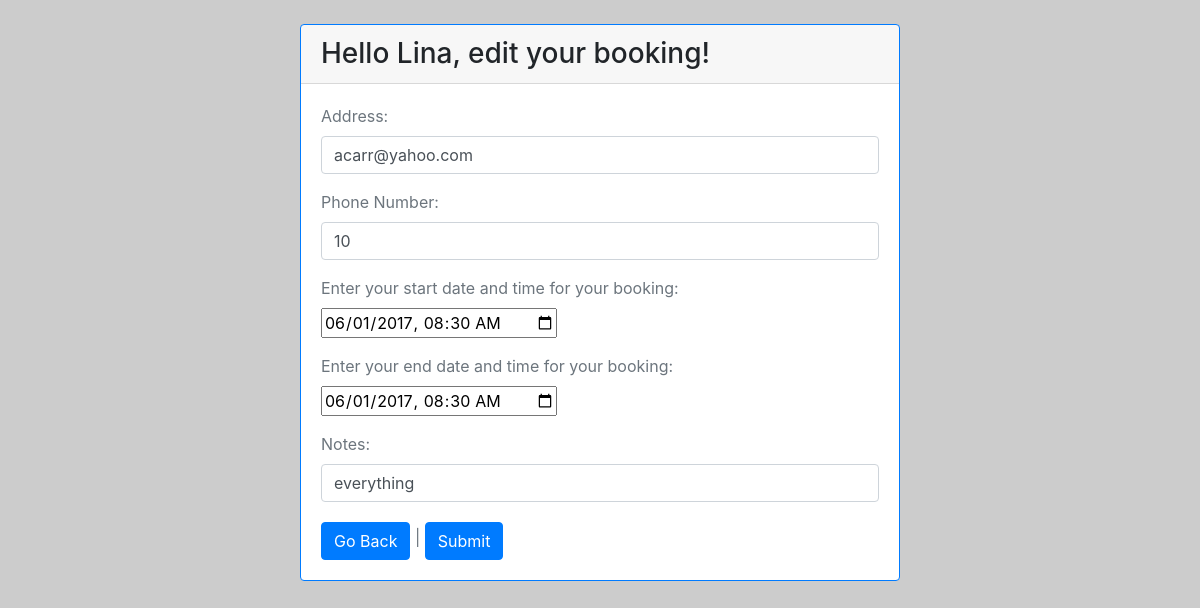
Screenshot of /book/edit/3 (signed in) with the database file from the repository.
### exam_app/models.py (models this page shows)
class User(models.Model):
    first_name = models.CharField(max_length=45)
    last_name = models.CharField(max_length=45)
    email = models.CharField(max_length=45)
    password = models.CharField(max_length=255)
    created_at = models.DateTimeField(auto_now_add=True)
    updated_at = models.DateTimeField(auto_now=True)
    objects=UserManager()

class Book(models.Model):
    address = models.CharField(max_length=255)
    phone = models.IntegerField()
    start = models.DateTimeField(max_length=45)
    end = models.DateTimeField(max_length=45)
    notes = models.CharField(max_length=255)
    creator = models.ForeignKey(User, related_name= "book")
    created_at = models.DateTimeField(auto_now_add=True)
    updated_at = models.DateTimeField(auto_now=True)
    objects=BookManager()

### exam_app/views.py (the view)
# urls.py: url(r'^book/edit/(?P<bookid>\d+)$', views.edit_book), # This allows us to change the job/description.
def edit_book(request, bookid):
    book = Book.objects.get(id=bookid)
    user = User.objects.get(id = request.session['user_id'])
    context={
        'user': user,
        "book": book
    }
    return render(request, 'edit.html', context)

### exam_app/templates/edit.html (shortened to what this page needs)
<!DOCTYPE html>
<html lang="en">
<head>
    <link rel="stylesheet" href="https://stackpath.bootstrapcdn.com/bootstrap/4.3.1/css/bootstrap.min.css"
>
</head>
<body>
    <div class="card border-primary w-50 mx-auto mt-4">
        <h3 class="card-header">Hello {{user.first_name}}, edit your booking!</h3>
        <div class="card-body text-secondary">
            <form action="/edit_book_process/{{book.id}}" method="POST">
                <div class="form-group">
                    <label for="address">Address:</label>
                    <input type="text" class="form-control" name="address" value="{{user.email}}">
                </div>
                <div class="form-group">
                    <label for="phone">Phone Number:</label>
                    <input type="text" class="form-control" name="phone" value={{book.phone}}>
                </div>
                <div class="form-group">
                    <label for="start">Enter your start date and time for your booking:</label>
                    <input id="start" type="datetime-local" name="start" value="2017-06-01T08:30">
                </div>
                <div class="form-group">
                    <label for="end">Enter your end date and time for your booking:</label>
                    <input id="end" type="datetime-local" name="end" value="2017-06-01T08:30">
                </div>
                <div class="form-group">
                    <label for="notes">Notes:</label>
                    <input type="text" class="form-control" name="notes" value="{{book.notes}}">
                </div>
                <footer>
                    <a href="/dash" class="btn btn-primary  mt-1">Go Back</a>
                    |
                    <button type="submit" class="btn btn-primary  mt-1">Submit</button>
                </footer>
            </form>
        </div>
    </div>
</body>
</html>

### exam_app/templates/edit.html (style rules this page uses)
body { background-image: url("exam_app\static\exam_app\img\nanny+icon.png"); background-color: #cccccc; }

### rows the page displays
User: first_name "Lina", address "acarr@yahoo.com"
Book: phone "10", notes "everything"
